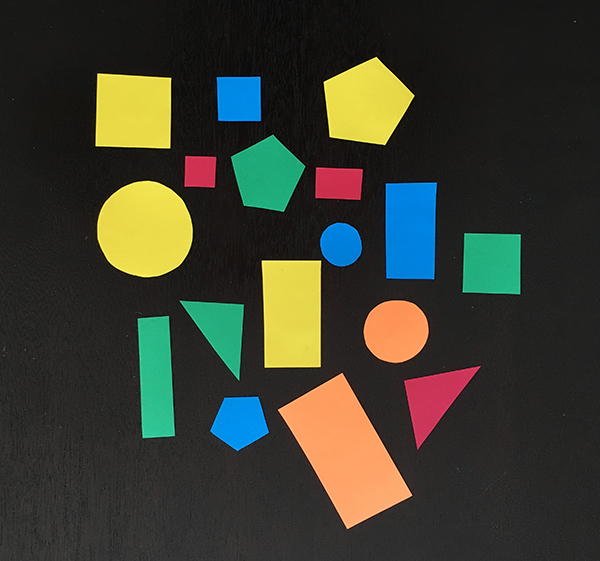
#> input picture shapes_and_colors.png, 600 x 561 px
$ python -i Cam.py   (imports and definitions only)   (older library calls are emulated)
#> lines starting #> are read from the running program, lines starting #| are printed output that depends on the picture; after the words box and inside, x2 and y2 are one past the last pixel; in counts of white or black regions, pixels touching at a corner belong together
#> further down, picture is the input picture: shape (561, 600, 3); mean B, G, R 47.5, 60.1, 58.4
import cv2
import time
import cfg2
from picamera.array import PiRGBArray
import numpy as np
import imutils
from pyimagesearch.shapedetector import ShapeDetector

#CvCam class Takes and Image from the camera and gives it to the Vehicle
class CvCam(object):

    def __init__(self, camera, rawCapture):
        self.camera=camera
        self.rawCapture=rawCapture
        self.frame=None
        self.running=True
        camera.start_recording('foo.h264')

    def run(self):
        if self.running==True:
            self.rawCapture=PiRGBArray(self.camera, size=cfg2.Cam_Resolution)
            self.camera.capture(self.rawCapture, format="bgr",use_video_port=True)
            self.frame=self.rawCapture.array
            return self.frame

    def shutdown(self):
        self.camera.stop_recording()
        self.running=False
        time.sleep(1.5)
        self.camera.close()
        time.sleep(1.5)

#ImageConvandFilter Class imports the image and 1) converts it from BGR to HSV
#2) searches the image for pixels within a color range found in cfg2.py
#3) Filters the image through dilation and erotion
#4) Finds largest blob with findContours()
#5) Returns the pixel location x,y and pixel radius of circle around blob
class ImageConvandFilter(object):

    def __init__(self):
        self.loopnum=1
        self.running=True
        self.lowerColorSearch=None
        self.upperColorSearch=None


    def run(self,image):
        if self.running==True:
            if image is not None:
                hsv = cv2.cvtColor(image, cv2.COLOR_BGR2HSV) #cvt to HSV
#> hsv: shape (561, 600, 3); mean H, S, V 41.9, 59.2, 71.2
                mask = cv2.inRange(hsv, cfg2.red_lower, cfg2.red_upper)
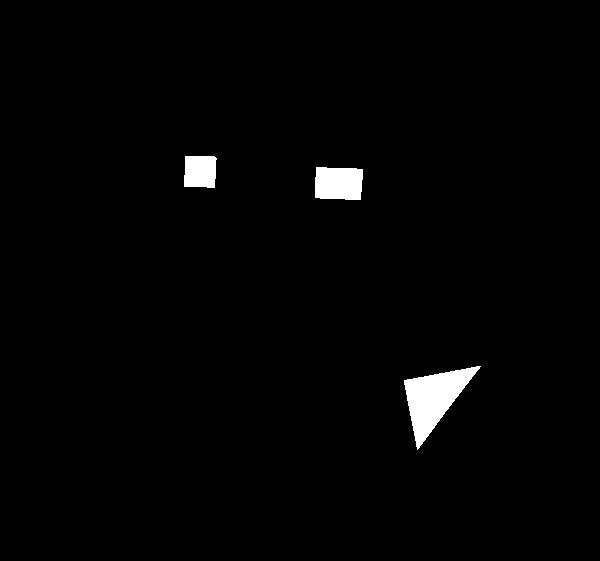
#> mask: shape (561, 600); 1.6% white; 3 white regions, box (x1, y1, x2, y2) and area: (404, 366, 481, 450) 2825, (315, 167, 363, 200) 1469, (184, 156, 217, 188) 974
                mask = cv2.erode(mask, None, iterations = 4) #erode away the white
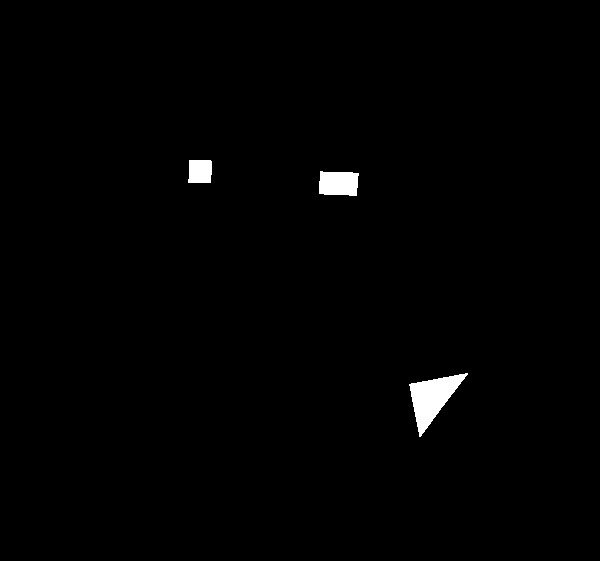
#> mask: shape (561, 600); 0.91% white; 3 white regions, box (x1, y1, x2, y2) and area: (409, 373, 468, 437) 1669, (319, 171, 359, 196) 885, (188, 160, 212, 183) 524
                mask = cv2.dilate(mask, None, iterations = 2) #dilates the white
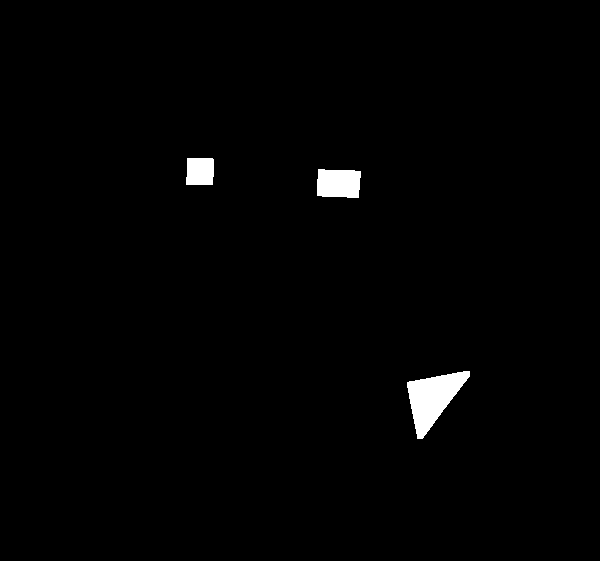
#> mask: shape (561, 600); 1.2% white; 3 white regions
                cnts = cv2.findContours(mask, cv2.RETR_EXTERNAL, cv2.CHAIN_APPROX_SIMPLE)[-2]
#> cnts = 3 contours; box (x1, y1, x2, y2) and area: (407, 371, 470, 439) 2081, (317, 169, 361, 198) 1092, (186, 158, 214, 185) 676
                if len(cnts) > 0: #If we found at least one blob
                    c=max(cnts,key=cv2.contourArea)
#> c = contour of 77 points, box (x1, y1, x2, y2) (407, 371, 470, 439), area 2081
                    ((x, y), Current_radius) = cv2.minEnclosingCircle(c)
#> x = 443; y = 404.5; Current_radius = 42.41
                    resized = imutils.resize(mask, width=300)
                    ratio = image.shape[0] / float(resized.shape[0])
#> ratio = 2
                    blurred = cv2.GaussianBlur(resized, (5, 5), 0)
                    thresh = cv2.threshold(blurred, 60, 255, cv2.THRESH_BINARY)[1]
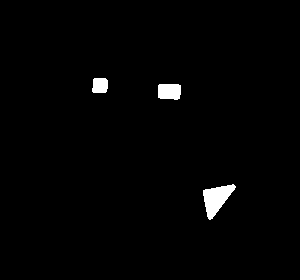
#> thresh: shape (280, 300); 1.4% white; 3 white regions

# convert the resized image to grayscale, blur it slightly,
# and threshold it
#gray = cv2.cvtColor(resized, cv2.COLOR_BGR2GRAY)
#blurred = cv2.GaussianBlur(resized, (5, 5), 0)
#thresh = cv2.threshold(blurred, 60, 255, cv2.THRESH_BINARY)[1]

# find contours in the thresholded image and initialize the
# shape detector
                    cnts = cv2.findContours(thresh.copy(), cv2.RETR_EXTERNAL,
                    cv2.CHAIN_APPROX_SIMPLE)
#> cnts = 3 contours; box (x1, y1, x2, y2) and area: (203, 184, 236, 220) 575, (158, 84, 181, 100) 305, (92, 78, 108, 93) 194
                    cnts = cnts[0] if imutils.is_cv2() else cnts[1]
#> (the run stopped early here; a loop or call above may not have finished)
